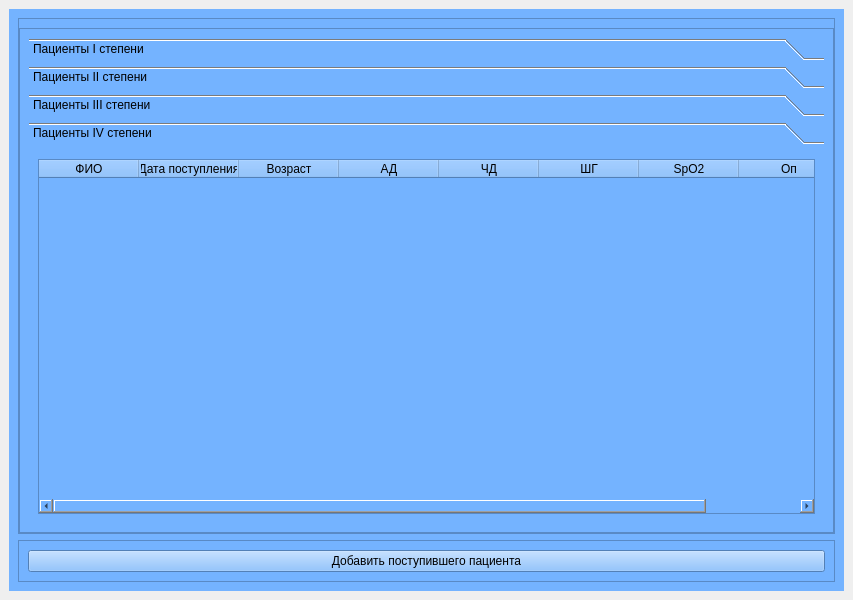
<?xml version="1.0" encoding="UTF-8"?>
<ui version="4.0">
 <class>MainWindow</class>
 <widget class="QMainWindow" name="MainWindow">
  <property name="geometry">
   <rect>
    <x>0</x>
    <y>0</y>
    <width>853</width>
    <height>600</height>
   </rect>
  </property>
  <property name="windowTitle">
   <string>Оценка показателей пострадавшего по методике SORT</string>
  </property>
  <widget class="QWidget" name="centralwidget">
   <layout class="QVBoxLayout" name="verticalLayout">
    <item>
     <widget class="QWidget" name="main" native="true">
      <property name="styleSheet">
       <string notr="true">background-color: rgb(116, 179, 255);</string>
      </property>
      <layout class="QVBoxLayout" name="verticalLayout_2">
       <item>
        <widget class="QFrame" name="frame">
         <property name="frameShape">
          <enum>QFrame::StyledPanel</enum>
         </property>
         <property name="frameShadow">
          <enum>QFrame::Raised</enum>
         </property>
         <layout class="QVBoxLayout" name="verticalLayout_4">
          <property name="spacing">
           <number>0</number>
          </property>
          <property name="leftMargin">
           <number>0</number>
          </property>
          <property name="rightMargin">
           <number>0</number>
          </property>
          <property name="bottomMargin">
           <number>0</number>
          </property>
          <item>
           <widget class="QScrollArea" name="scrollArea">
            <property name="widgetResizable">
             <bool>true</bool>
            </property>
            <widget class="QWidget" name="scrollAreaWidgetContents">
             <property name="geometry">
              <rect>
               <x>0</x>
               <y>0</y>
               <width>813</width>
               <height>501</height>
              </rect>
             </property>
             <layout class="QVBoxLayout" name="verticalLayout_5">
              <item>
               <widget class="QToolBox" name="toolBox">
                <property name="currentIndex">
                 <number>3</number>
                </property>
                <widget class="QWidget" name="page_3">
                 <property name="geometry">
                  <rect>
                   <x>0</x>
                   <y>0</y>
                   <width>795</width>
                   <height>363</height>
                  </rect>
                 </property>
                 <attribute name="label">
                  <string>Пациенты I степени</string>
                 </attribute>
                 <layout class="QVBoxLayout" name="verticalLayout_6">
                  <item>
                   <widget class="QTableWidget" name="tableWidget_4">
                    <column>
                     <property name="text">
                      <string>ФИО</string>
                     </property>
                    </column>
                    <column>
                     <property name="text">
                      <string>Дата поступления</string>
                     </property>
                    </column>
                    <column>
                     <property name="text">
                      <string>Возраст</string>
                     </property>
                    </column>
                    <column>
                     <property name="text">
                      <string>АД</string>
                     </property>
                    </column>
                    <column>
                     <property name="text">
                      <string>ЧД</string>
                     </property>
                    </column>
                    <column>
                     <property name="text">
                      <string>ШГ</string>
                     </property>
                    </column>
                    <column>
                     <property name="text">
                      <string>SpO2</string>
                     </property>
                    </column>
                    <column>
                     <property name="text">
                      <string>Оп</string>
                     </property>
                    </column>
                   </widget>
                  </item>
                 </layout>
                </widget>
                <widget class="QWidget" name="page_4">
                 <property name="geometry">
                  <rect>
                   <x>0</x>
                   <y>0</y>
                   <width>795</width>
                   <height>363</height>
                  </rect>
                 </property>
                 <attribute name="label">
                  <string>Пациенты II степени</string>
                 </attribute>
                 <layout class="QVBoxLayout" name="verticalLayout_7">
                  <item>
                   <widget class="QTableWidget" name="tableWidget_5">
                    <column>
                     <property name="text">
                      <string>ФИО</string>
                     </property>
                    </column>
                    <column>
                     <property name="text">
                      <string>Дата поступления</string>
                     </property>
                    </column>
                    <column>
                     <property name="text">
                      <string>Возраст</string>
                     </property>
                    </column>
                    <column>
                     <property name="text">
                      <string>АД</string>
                     </property>
                    </column>
                    <column>
                     <property name="text">
                      <string>ЧД</string>
                     </property>
                    </column>
                    <column>
                     <property name="text">
                      <string>ШГ</string>
                     </property>
                    </column>
                    <column>
                     <property name="text">
                      <string>SpO2</string>
                     </property>
                    </column>
                    <column>
                     <property name="text">
                      <string>Оп</string>
                     </property>
                    </column>
                   </widget>
                  </item>
                 </layout>
                </widget>
                <widget class="QWidget" name="page_6">
                 <attribute name="label">
                  <string>Пациенты III степени</string>
                 </attribute>
                 <layout class="QVBoxLayout" name="verticalLayout_8">
                  <item>
                   <widget class="QTableWidget" name="tableWidget_6">
                    <column>
                     <property name="text">
                      <string>ФИО</string>
                     </property>
                    </column>
                    <column>
                     <property name="text">
                      <string>Дата поступления</string>
                     </property>
                    </column>
                    <column>
                     <property name="text">
                      <string>Возраст</string>
                     </property>
                    </column>
                    <column>
                     <property name="text">
                      <string>АД</string>
                     </property>
                    </column>
                    <column>
                     <property name="text">
                      <string>ЧД</string>
                     </property>
                    </column>
                    <column>
                     <property name="text">
                      <string>ШГ</string>
                     </property>
                    </column>
                    <column>
                     <property name="text">
                      <string>SpO2</string>
                     </property>
                    </column>
                    <column>
                     <property name="text">
                      <string>Оп</string>
                     </property>
                    </column>
                   </widget>
                  </item>
                 </layout>
                </widget>
                <widget class="QWidget" name="page_5">
                 <attribute name="label">
                  <string>Пациенты IV степени</string>
                 </attribute>
                 <layout class="QVBoxLayout" name="verticalLayout_9">
                  <item>
                   <widget class="QTableWidget" name="tableWidget_7">
                    <column>
                     <property name="text">
                      <string>ФИО</string>
                     </property>
                    </column>
                    <column>
                     <property name="text">
                      <string>Дата поступления</string>
                     </property>
                    </column>
                    <column>
                     <property name="text">
                      <string>Возраст</string>
                     </property>
                    </column>
                    <column>
                     <property name="text">
                      <string>АД</string>
                     </property>
                    </column>
                    <column>
                     <property name="text">
                      <string>ЧД</string>
                     </property>
                    </column>
                    <column>
                     <property name="text">
                      <string>ШГ</string>
                     </property>
                    </column>
                    <column>
                     <property name="text">
                      <string>SpO2</string>
                     </property>
                    </column>
                    <column>
                     <property name="text">
                      <string>Оп</string>
                     </property>
                    </column>
                   </widget>
                  </item>
                 </layout>
                </widget>
               </widget>
              </item>
             </layout>
            </widget>
           </widget>
          </item>
         </layout>
        </widget>
       </item>
       <item>
        <widget class="QFrame" name="frame_2">
         <property name="frameShape">
          <enum>QFrame::StyledPanel</enum>
         </property>
         <property name="frameShadow">
          <enum>QFrame::Raised</enum>
         </property>
         <layout class="QVBoxLayout" name="verticalLayout_3">
          <item>
           <widget class="QPushButton" name="pushButton">
            <property name="text">
             <string>Добавить поступившего пациента</string>
            </property>
           </widget>
          </item>
         </layout>
        </widget>
       </item>
      </layout>
     </widget>
    </item>
   </layout>
  </widget>
 </widget>
 <resources/>
 <connections/>
</ui>
